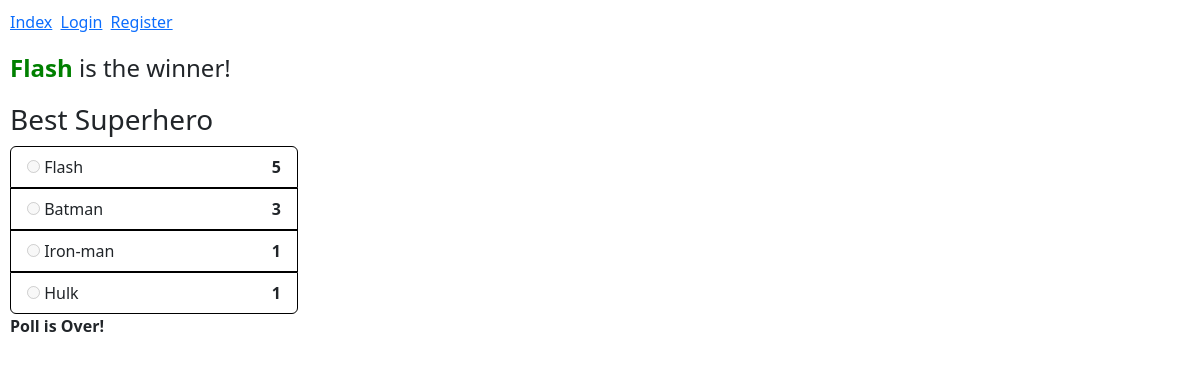
/poll_page/16, run on the app's committed database.
### polls/models.py (models this page shows, shortened)
class Option(models.Model):
    text = models.CharField(max_length=128, default="", blank=False)
    votes = models.IntegerField(default=0)
    poll = models.ForeignKey(Poll, on_delete=models.CASCADE, related_name="poll_option", blank=True, null=True)

class Poll(models.Model):
    title = models.CharField(max_length=128, default="", blank=False)
    poll_date = models.DateTimeField(auto_now_add=True)
    owner = models.ForeignKey(User, on_delete=models.CASCADE, blank=False, null=True)
    status = models.BooleanField(null=True, blank=False, default=True)

### polls/views.py (the view)
# urls.py: path("poll_page/<int:poll_pk>", views.poll_page, name="poll_page"),
def poll_page(request, poll_pk):
    poll = Poll.objects.get(pk=poll_pk)
    if request.method ==  "POST":
        vote = request.POST["vote"]
        option = Option.objects.get(pk=vote)
        option.votes +=1
        option.save()
        return HttpResponseRedirect(reverse("index"))
    return render(request, "polls/poll_page.html", context={
        "poll": poll,
        "options": poll.poll_option.all().order_by("-votes"),
    })

### polls/templates/polls/poll_page.html (shortened to what this page needs)
{% extends 'polls/layout.html' %}
{% block body %}
    {% if not poll.status %}
        {% if options.0.votes == options.1.votes %}
            <h4 style=" margin: 20px 0px 20px 0px;"><strong>Draw!</strong></h4>
        {% else %}
            <h4 style=" margin: 20px 0px 20px 0px;"><strong style="color: green;">{{options.0.text}}</strong> is the winner!</h4>
        {% endif %}
    {% endif %}
    <h3 style="margin-bottom: 10px;">{{poll.title}}</h3>
    <div class="panel-body" style="width: 40%;">
            <ul class="list-group">
                {% for option in options %}
                    <li class="list-group-item" style="border: 1px solid black;">
                        <div class="radio" style="display: flex; justify-content: space-between;">
                            <label>
                                {% if request.user.is_authenticated and poll.status %}
                                    <input type="radio" name="vote" value="{{option.pk}}"> {{option.text}}
                                {% else %}
                                    <input type="radio" name="vote" value="{{option.pk}}" disabled> {{option.text}}
                                {% endif %}
                            </label>
                            <strong>{{option.votes}}</strong>
                        </div>
                    </li>
                {% endfor %}
            </ul>
            {% if request.user.is_authenticated and poll.status%}
                <input type="submit" value="Vote" style="margin-top: 5px;">
            {% elif not request.user.is_authenticated and poll.status%}
                <a href="{% url 'login' %}"><button>Log in to vote</button></a>
            {% elif not poll.status %}
                <strong>Poll is Over!</strong>
            {% endif %}
    </div>
{% endblock %}

### data on the page
Option: poll+text "Flash", text "Flash", votes "5"
Poll: title "Best Superhero"
Option: text "Batman", votes "3"
Option: text "Iron-man", votes "1"
Option: text "Hulk", votes "1"
